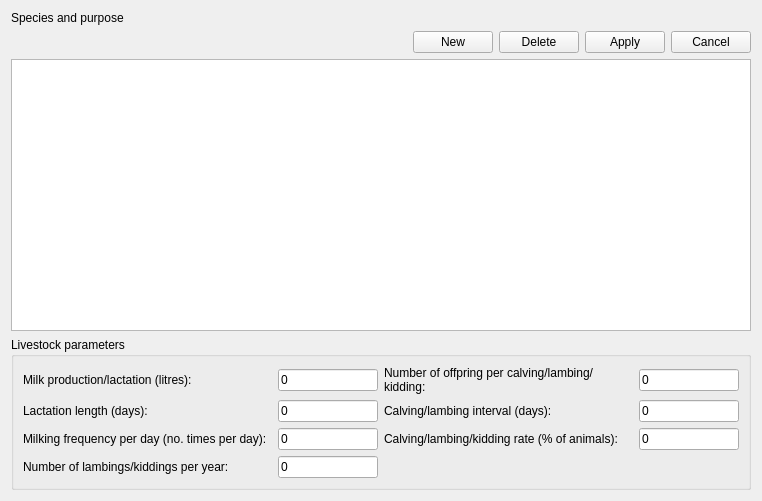
<?xml version="1.0" encoding="UTF-8"?>
<ui version="4.0">
 <class>livestock</class>
 <widget class="impgenmaint" name="livestock">
  <property name="geometry">
   <rect>
    <x>0</x>
    <y>0</y>
    <width>762</width>
    <height>501</height>
   </rect>
  </property>
  <property name="toolTip">
   <string/>
  </property>
  <property name="TableName">
   <string>lvstosys</string>
  </property>
  <layout class="QVBoxLayout" name="verticalLayout_2">
   <item>
    <widget class="QLabel" name="Label4">
     <property name="enabled">
      <bool>true</bool>
     </property>
     <property name="palette">
      <palette>
       <active>
        <colorrole role="WindowText">
         <brush brushstyle="SolidPattern">
          <color alpha="255">
           <red>0</red>
           <green>0</green>
           <blue>0</blue>
          </color>
         </brush>
        </colorrole>
       </active>
       <inactive>
        <colorrole role="WindowText">
         <brush brushstyle="SolidPattern">
          <color alpha="255">
           <red>0</red>
           <green>0</green>
           <blue>0</blue>
          </color>
         </brush>
        </colorrole>
       </inactive>
       <disabled>
        <colorrole role="WindowText">
         <brush brushstyle="SolidPattern">
          <color alpha="255">
           <red>0</red>
           <green>0</green>
           <blue>0</blue>
          </color>
         </brush>
        </colorrole>
       </disabled>
      </palette>
     </property>
     <property name="toolTip">
      <string/>
     </property>
     <property name="text">
      <string>Species and purpose</string>
     </property>
    </widget>
   </item>
   <item>
    <layout class="QHBoxLayout" name="horizontalLayout">
     <item>
      <spacer name="horizontalSpacer">
       <property name="orientation">
        <enum>Qt::Horizontal</enum>
       </property>
       <property name="sizeHint" stdset="0">
        <size>
         <width>40</width>
         <height>20</height>
        </size>
       </property>
      </spacer>
     </item>
     <item>
      <widget class="QPushButton" name="cmdnew">
       <property name="text">
        <string>New</string>
       </property>
       <property name="icon">
        <iconset resource="../images.qrc">
         <normaloff>:/images/new3.png</normaloff>:/images/new3.png</iconset>
       </property>
      </widget>
     </item>
     <item>
      <widget class="QPushButton" name="cmdelete">
       <property name="text">
        <string>Delete</string>
       </property>
       <property name="icon">
        <iconset resource="../images.qrc">
         <normaloff>:/images/delete3.png</normaloff>:/images/delete3.png</iconset>
       </property>
      </widget>
     </item>
     <item>
      <widget class="QPushButton" name="hhBitBtn8">
       <property name="enabled">
        <bool>true</bool>
       </property>
       <property name="toolTip">
        <string>Save the current record</string>
       </property>
       <property name="text">
        <string>Apply</string>
       </property>
       <property name="icon">
        <iconset resource="../images.qrc">
         <normaloff>:/images/apply.png</normaloff>:/images/apply.png</iconset>
       </property>
       <property name="flat">
        <bool>false</bool>
       </property>
      </widget>
     </item>
     <item>
      <widget class="QPushButton" name="hhBitBtn10">
       <property name="enabled">
        <bool>true</bool>
       </property>
       <property name="toolTip">
        <string>Restore the current record</string>
       </property>
       <property name="text">
        <string>Cancel</string>
       </property>
       <property name="icon">
        <iconset resource="../images.qrc">
         <normaloff>:/images/cancel.png</normaloff>:/images/cancel.png</iconset>
       </property>
       <property name="flat">
        <bool>false</bool>
       </property>
      </widget>
     </item>
    </layout>
   </item>
   <item>
    <widget class="QTableView" name="AdvListView1">
     <property name="enabled">
      <bool>true</bool>
     </property>
     <property name="toolTip">
      <string/>
     </property>
    </widget>
   </item>
   <item>
    <widget class="QGroupBox" name="GroupBox1">
     <property name="toolTip">
      <string/>
     </property>
     <property name="title">
      <string>Livestock parameters</string>
     </property>
     <layout class="QVBoxLayout" name="verticalLayout">
      <item>
       <layout class="QGridLayout" name="gridLayout">
        <item row="0" column="0">
         <widget class="QLabel" name="Label50">
          <property name="enabled">
           <bool>true</bool>
          </property>
          <property name="toolTip">
           <string/>
          </property>
          <property name="text">
           <string>Milk production/lactation (litres):</string>
          </property>
          <property name="wordWrap">
           <bool>true</bool>
          </property>
         </widget>
        </item>
        <item row="0" column="1">
         <widget class="IMPEdit" name="Edit1">
          <property name="enabled">
           <bool>true</bool>
          </property>
          <property name="minimumSize">
           <size>
            <width>100</width>
            <height>0</height>
           </size>
          </property>
          <property name="maximumSize">
           <size>
            <width>100</width>
            <height>16777215</height>
           </size>
          </property>
          <property name="toolTip">
           <string/>
          </property>
          <property name="text">
           <string>0</string>
          </property>
          <property name="FieldType">
           <enum>IMPEdit::Numeric</enum>
          </property>
          <property name="TableName">
           <string>lvstosys</string>
          </property>
          <property name="FieldName">
           <string>MILKPROD</string>
          </property>
         </widget>
        </item>
        <item row="1" column="0">
         <widget class="QLabel" name="Label51">
          <property name="enabled">
           <bool>true</bool>
          </property>
          <property name="toolTip">
           <string/>
          </property>
          <property name="text">
           <string>Lactation length (days):</string>
          </property>
          <property name="wordWrap">
           <bool>true</bool>
          </property>
         </widget>
        </item>
        <item row="1" column="1">
         <widget class="IMPEdit" name="Edit2">
          <property name="enabled">
           <bool>true</bool>
          </property>
          <property name="maximumSize">
           <size>
            <width>100</width>
            <height>16777215</height>
           </size>
          </property>
          <property name="toolTip">
           <string/>
          </property>
          <property name="text">
           <string>0</string>
          </property>
          <property name="FieldType">
           <enum>IMPEdit::Numeric</enum>
          </property>
          <property name="TableName">
           <string>lvstosys</string>
          </property>
          <property name="FieldName">
           <string>LACTLENG</string>
          </property>
         </widget>
        </item>
        <item row="2" column="0">
         <widget class="QLabel" name="Label57">
          <property name="enabled">
           <bool>true</bool>
          </property>
          <property name="toolTip">
           <string/>
          </property>
          <property name="text">
           <string>Milking frequency per day (no. times per day):</string>
          </property>
          <property name="wordWrap">
           <bool>true</bool>
          </property>
         </widget>
        </item>
        <item row="2" column="1">
         <widget class="IMPEdit" name="Edit3">
          <property name="enabled">
           <bool>true</bool>
          </property>
          <property name="maximumSize">
           <size>
            <width>100</width>
            <height>16777215</height>
           </size>
          </property>
          <property name="toolTip">
           <string/>
          </property>
          <property name="text">
           <string>0</string>
          </property>
          <property name="FieldType">
           <enum>IMPEdit::Numeric</enum>
          </property>
          <property name="TableName">
           <string>lvstosys</string>
          </property>
          <property name="FieldName">
           <string>MILKFREQ</string>
          </property>
         </widget>
        </item>
        <item row="3" column="0">
         <widget class="QLabel" name="Label52">
          <property name="enabled">
           <bool>true</bool>
          </property>
          <property name="toolTip">
           <string/>
          </property>
          <property name="text">
           <string>Number of lambings/kiddings per year:</string>
          </property>
          <property name="wordWrap">
           <bool>true</bool>
          </property>
         </widget>
        </item>
        <item row="3" column="1">
         <widget class="IMPEdit" name="Edit4">
          <property name="enabled">
           <bool>true</bool>
          </property>
          <property name="maximumSize">
           <size>
            <width>100</width>
            <height>16777215</height>
           </size>
          </property>
          <property name="toolTip">
           <string/>
          </property>
          <property name="text">
           <string>0</string>
          </property>
          <property name="FieldType">
           <enum>IMPEdit::Numeric</enum>
          </property>
          <property name="TableName">
           <string>lvstosys</string>
          </property>
          <property name="FieldName">
           <string>NLAMB</string>
          </property>
         </widget>
        </item>
        <item row="0" column="2">
         <widget class="QLabel" name="Label60">
          <property name="enabled">
           <bool>true</bool>
          </property>
          <property name="toolTip">
           <string/>
          </property>
          <property name="text">
           <string>Number of offpring per calving/lambing/kidding:</string>
          </property>
          <property name="wordWrap">
           <bool>true</bool>
          </property>
         </widget>
        </item>
        <item row="0" column="3">
         <widget class="IMPEdit" name="Edit5">
          <property name="enabled">
           <bool>true</bool>
          </property>
          <property name="minimumSize">
           <size>
            <width>100</width>
            <height>0</height>
           </size>
          </property>
          <property name="maximumSize">
           <size>
            <width>100</width>
            <height>16777215</height>
           </size>
          </property>
          <property name="toolTip">
           <string/>
          </property>
          <property name="text">
           <string>0</string>
          </property>
          <property name="FieldType">
           <enum>IMPEdit::Numeric</enum>
          </property>
          <property name="TableName">
           <string>lvstosys</string>
          </property>
          <property name="FieldName">
           <string>OFFPRING</string>
          </property>
         </widget>
        </item>
        <item row="1" column="2">
         <widget class="QLabel" name="Label58">
          <property name="enabled">
           <bool>true</bool>
          </property>
          <property name="toolTip">
           <string/>
          </property>
          <property name="text">
           <string>Calving/lambing interval (days):</string>
          </property>
          <property name="wordWrap">
           <bool>true</bool>
          </property>
         </widget>
        </item>
        <item row="1" column="3">
         <widget class="IMPEdit" name="Edit6">
          <property name="enabled">
           <bool>true</bool>
          </property>
          <property name="maximumSize">
           <size>
            <width>100</width>
            <height>16777215</height>
           </size>
          </property>
          <property name="toolTip">
           <string/>
          </property>
          <property name="text">
           <string>0</string>
          </property>
          <property name="FieldType">
           <enum>IMPEdit::Numeric</enum>
          </property>
          <property name="TableName">
           <string>lvstosys</string>
          </property>
          <property name="FieldName">
           <string>CALVINTER</string>
          </property>
         </widget>
        </item>
        <item row="2" column="2">
         <widget class="QLabel" name="Label59">
          <property name="enabled">
           <bool>true</bool>
          </property>
          <property name="toolTip">
           <string/>
          </property>
          <property name="text">
           <string>Calving/lambing/kidding rate (% of animals):</string>
          </property>
          <property name="wordWrap">
           <bool>true</bool>
          </property>
         </widget>
        </item>
        <item row="2" column="3">
         <widget class="IMPEdit" name="Edit7">
          <property name="enabled">
           <bool>true</bool>
          </property>
          <property name="maximumSize">
           <size>
            <width>100</width>
            <height>16777215</height>
           </size>
          </property>
          <property name="toolTip">
           <string/>
          </property>
          <property name="text">
           <string>0</string>
          </property>
          <property name="FieldType">
           <enum>IMPEdit::Numeric</enum>
          </property>
          <property name="TableName">
           <string>lvstosys</string>
          </property>
          <property name="FieldName">
           <string>CALVRATE</string>
          </property>
         </widget>
        </item>
       </layout>
      </item>
     </layout>
    </widget>
   </item>
  </layout>
 </widget>
 <customwidgets>
  <customwidget>
   <class>IMPEdit</class>
   <extends>QLineEdit</extends>
   <header>impedit.h</header>
  </customwidget>
  <customwidget>
   <class>impgenmaint</class>
   <extends>QWidget</extends>
   <header>impgenmaint.h</header>
   <container>1</container>
  </customwidget>
 </customwidgets>
 <resources>
  <include location="../images.qrc"/>
 </resources>
 <connections/>
</ui>
